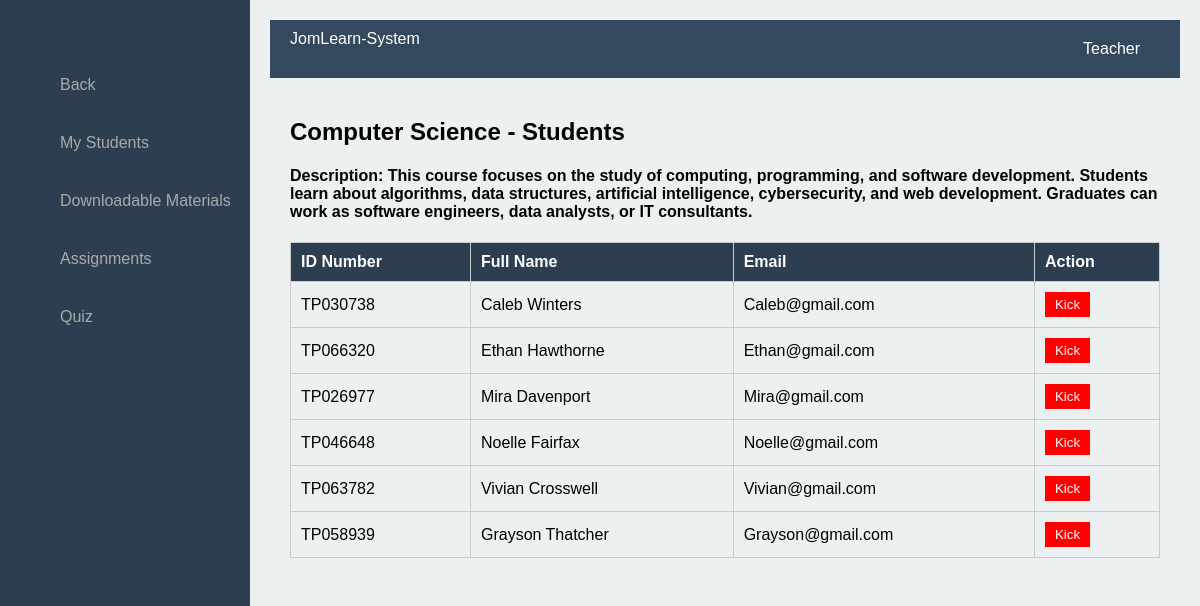
The app's page /course_details.php?course_id=70 with its own data.
### tables this page shows
CREATE TABLE `courses` (
  `id` int(11) NOT NULL,
  `title` varchar(255) NOT NULL,
  `description` text NOT NULL,
  `teacher_id` int(11) NOT NULL
);

CREATE TABLE `students` (
  `student_id` int(11) NOT NULL,
  `fullname` varchar(255) NOT NULL,
  `id_number` varchar(50) NOT NULL,
  `email` varchar(255) NOT NULL,
  `password` varchar(255) NOT NULL
);

### course_details.php (the view, shortened to what this page needs)
<?php
$servername = "localhost";
$username = "root";
$password = "";
$dbname = "assignment3";
$conn = new mysqli($servername, $username, $password, $dbname);
$course_id = $_SESSION['course_id'] ?? 0;
$query = "SELECT title AS course_name, description FROM courses WHERE id = ?";
$stmt = $conn->prepare($query);
$stmt->bind_param("i", $course_id);
$stmt->execute();
$stmt->store_result();
$stmt->bind_result($course_name, $description);
$student_query = "SELECT s.student_id, s.id_number, s.fullname, s.email
                  FROM students s
                  JOIN student_classes sc ON s.student_id = sc.student_id
                  WHERE sc.class_id = ?";
$stmt = $conn->prepare($student_query);
$stmt->bind_param("i", $course_id);
$stmt->execute();
$result = $stmt->get_result();
$student_list = "";
if ($result->num_rows > 0) {
    while ($row = $result->fetch_assoc()) {
        $student_list .= "<tr>
                            <td>{$row['id_number']}</td>
                            <td>{$row['fullname']}</td>
                            <td>{$row['email']}</td>
                            <td>
                                <form method='post' action='kick_student.php' onsubmit='return confirm(\"Are you sure you want to remove this student?\");'>
                                    <input type='hidden' name='student_id' value='{$row['student_id']}'>
                                    <input type='hidden' name='course_id' value='{$course_id}'>
                                    <button type='submit' style='background-color: red; color: white; border: none; padding: 5px 10px; cursor: pointer;'>Kick</button>
                                </form>
                            </td>
                        </tr>";
    }
} else {
    $student_list = "<tr><td colspan='4'>No students found for this course.</td></tr>";
}
?>
<!DOCTYPE html>
<html lang="en">
<head>
</head>
<body>
<?php include 'bar_teacher2.php'; ?>
<div class="icontent">
    <h2><?php echo htmlspecialchars($course_name); ?> - Students</h2>
    <h4>Description: <?php echo htmlspecialchars($description); ?></h4>
    <table>
        <tr>
            <th>ID Number</th>
            <th>Full Name</th>
            <th>Email</th>
            <th>Action</th>
        </tr>
        <?php echo $student_list; ?>
    </table>
</div>
</body>
</html>

### course_details.php (style rules this page uses)
.icontent { flex: 1; background: #ecf0f1; padding: 20px; overflow-y: auto; }
table { width: 100%; border-collapse: collapse; margin-top: 20px; }
table, th, td { border: 1px solid #ccc; }
th, td { padding: 10px; text-align: left; }
th { background-color: #2c3e50; color: white; }

### bar_teacher2.php (style rules this page uses)
body { font-family: Arial, sans-serif; margin: 0; padding: 0; display: flex; height: 100vh; }

### records on screen
courses: title "Computer Science", description "This course focuses on the study of computing, programming, and software development. Students learn about algorithms, data structures, artificial intelligence, cybersecurity, and web development. Graduates can work as software engineers, data analysts, or IT consultants."
students: id_number "TP030738", fullname "Caleb Winters", email "Caleb@gmail.com"
students: id_number "TP066320", fullname "Ethan Hawthorne", email "Ethan@gmail.com"
students: id_number "TP026977", fullname "Mira Davenport", email "Mira@gmail.com"
students: id_number "TP046648", fullname "Noelle Fairfax", email "Noelle@gmail.com"
students: id_number "TP063782", fullname "Vivian Crosswell", email "Vivian@gmail.com"
students: id_number "TP058939", fullname "Grayson Thatcher", email "Grayson@gmail.com"
